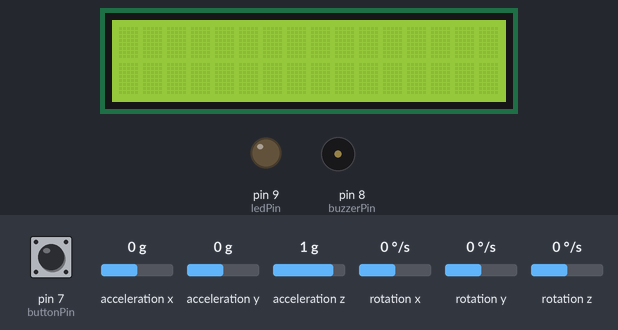
A sketch run on a simulated Arduino Uno, built with avr-gcc and run on an emulated ATmega328P. Shown: 16×2 character LCD, output pins drawn as LEDs (lit = HIGH), buzzer (waves = sounding, pin HIGH). The inputs (shaded band) are chosen by the test bench; at power-on: pin 7 (buttonPin) LOW, rotation x 0 °/s, acceleration x 0 g, acceleration y 0 g, acceleration z 1 g, rotation y 0 °/s, rotation z 0 °/s. What the sketch prints to the serial monitor is not drawn.

Above: at 1.2 s.
1.3 s: pin 7 (buttonPin) pulled HIGH for 0.15 s
At 2.9 s:
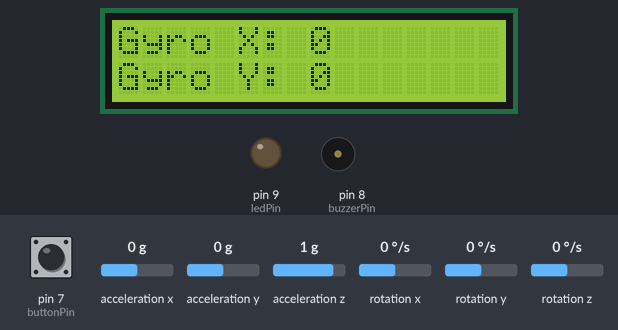
3.3 s: pin 7 (buttonPin) pulled HIGH for 1 s
At 4.7 s:
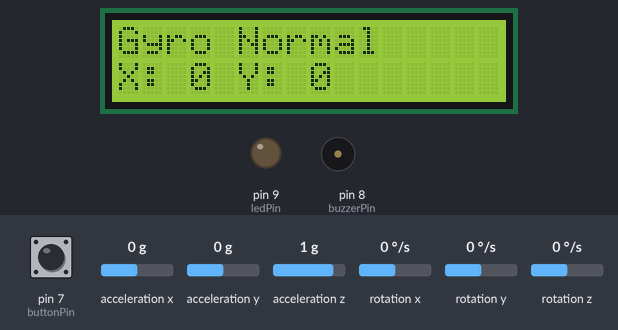
5.8 s: rotation x set to -69 °/s
At 6.5 s:
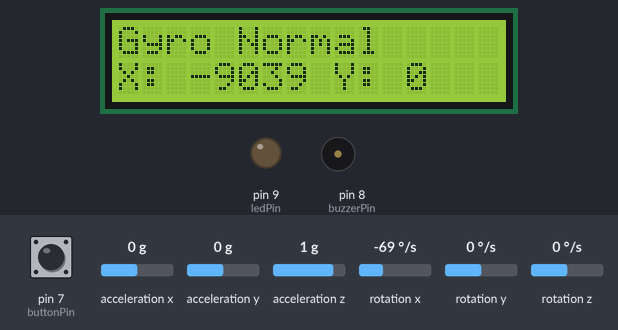
7.5 s: rotation x set to -82 °/s
At 8.5 s:
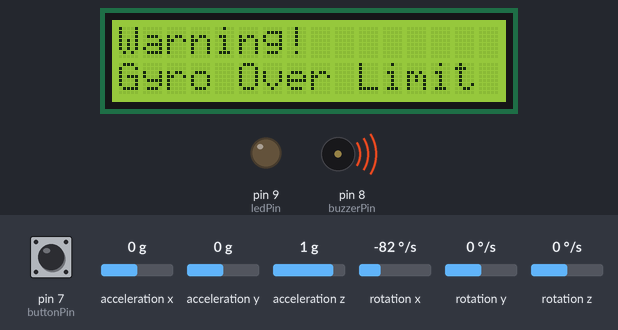
9.0 s: pin 7 (buttonPin) pulled HIGH for 0.15 s
At 10.7 s:
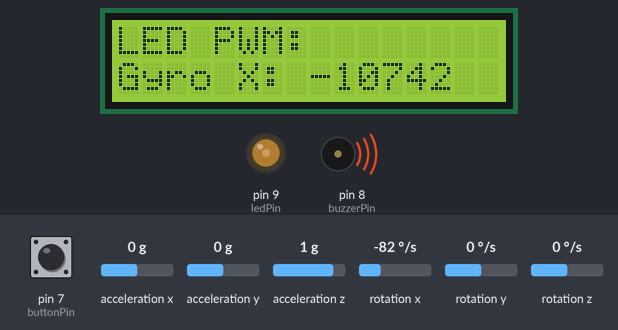
11.1 s: rotation x set to -192 °/s
At 12.6 s:
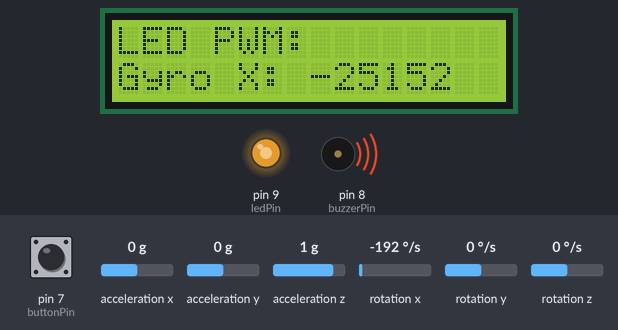
Timing chart, 0 to 13.7 s (numbered marks = the images above; inputs shaded):
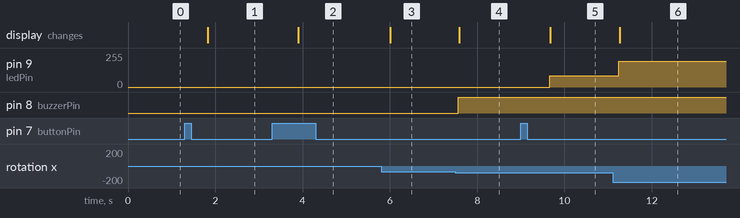

The sketch:

gyro.studikasus.ino
```cpp
#include <Wire.h>
#include <MPU6050.h>
#include <LiquidCrystal_I2C.h>

LiquidCrystal_I2C lcd(0x27, 16, 2);  // Alamat LCD, sesuaikan sesuai dengan LCD Anda
MPU6050 mpu;

const int buttonPin = 7;  // Pin push button
const int buzzerPin = 8;  // Pin buzzer
const int ledPin = 9;     // Pin LED untuk PWM

int buttonState = 0;
int lastButtonState = 0;
int mode = 0;
int threshold = 10000;  // Batas nilai gyroscope untuk peringatan (disesuaikan)
int16_t gx, gy, gz;     // Data gyroscope

void setup() {
  pinMode(buttonPin, INPUT);
  pinMode(buzzerPin, OUTPUT);
  pinMode(ledPin, OUTPUT);

  lcd.init();
  lcd.backlight();

  Serial.begin(9600);
  Wire.begin();
  mpu.initialize();

  if (mpu.testConnection()) {
    Serial.println("MPU6050 Terhubung.");
  } else {
    Serial.println("MPU6050 Gagal Terhubung!");
    while (1)
      ;
  }
}

void loop() {
  // Baca status tombol
  buttonState = digitalRead(buttonPin);

  // Ubah mode setiap kali tombol ditekan
  if (buttonState != lastButtonState) {
    if (buttonState == HIGH) {
      mode++;
      if (mode > 3) mode = 1;  // Kembali ke mode 1 setelah mode 3
      delay(500);              // Debounce
    }
  }
  lastButtonState = buttonState;

  // Baca data dari gyroscope
  mpu.getRotation(&gx, &gy, &gz);

  switch (mode) {
    case 1:
      // Mode 1: Tampilkan data gyroscope di LCD dan Serial Monitor
      lcd.clear();
      lcd.setCursor(0, 0);
      lcd.print("Gyro X: ");
      lcd.print(gx);
      lcd.setCursor(0, 1);
      lcd.print("Gyro Y: ");
      lcd.print(gy);
      Serial.print("Mode 1 - Gyro X: ");
      Serial.print(gx);
      Serial.print(" | Gyro Y: ");
      Serial.print(gy);
      Serial.print(" | Gyro Z: ");
      Serial.println(gz);
      delay(500);
      break;

    case 2:
      // Mode 2: Aktifkan buzzer jika nilai gyroscope melebihi threshold
      if (abs(gx) > threshold || abs(gy) > threshold || abs(gz) > threshold) {
        digitalWrite(buzzerPin, HIGH);  // Aktifkan buzzer
        lcd.clear();
        lcd.setCursor(0, 0);
        lcd.print("Warning!");
        lcd.setCursor(0, 1);
        lcd.print("Gyro Over Limit");
        Serial.println("Mode 2 - Warning! Gyro Over Limit");
      } else {
        digitalWrite(buzzerPin, LOW);  // Matikan buzzer
        lcd.clear();
        lcd.setCursor(0, 0);
        lcd.print("Gyro Normal");
        lcd.setCursor(0, 1);
        lcd.print("X: ");
        lcd.print(gx);
        lcd.print(" Y: ");
        lcd.print(gy);
        Serial.print("Mode 2 - Gyro X: ");
        Serial.print(gx);
        Serial.print(" | Gyro Y: ");
        Serial.print(gy);
        Serial.print(" | Gyro Z: ");
        Serial.println(gz);
      }
      delay(500);
      break;

    case 3:
      // Mode 3: Gunakan nilai gyroscope untuk kontrol LED PWM
      lcd.clear();
      lcd.setCursor(0, 0);
      lcd.print("LED PWM: ");
      int ledPWM = map(abs(gx), 0, 32768, 0, 255);  // Map nilai gyroscope ke nilai PWM
      analogWrite(ledPin, ledPWM);
      lcd.setCursor(0, 1);
      lcd.print("Gyro X: ");
      lcd.print(gx);
      Serial.print("Mode 3 - LED PWM Value: ");
      Serial.println(ledPWM);
      delay(500);
      break;
  }
}
```

Measured:
- the behaviour switches between -76 and -77 °/s on rotation x (found by bisection; images 3 and 4)
- after the input at 1.3 s, the display: changes after 0.52 s (image 1)
- after the input at 3.3 s, the display: changes after 0.60 s (image 2)
- after the input at 5.8 s, the display: changes after 0.20 s (image 3)
- after the input at 7.5 s, pin 8 (buzzerPin): LOW → HIGH after 0.06 s; the display: changes after 0.09 s (image 4)
- after the input at 9.0 s, pin 9 (ledPin): 0/255 → 83/255 after 0.66 s; the display: changes after 0.68 s (image 5)
- after the input at 11.1 s, pin 9 (ledPin): 83/255 → 195/255 after 0.15 s; the display: changes after 0.16 s (image 6)
